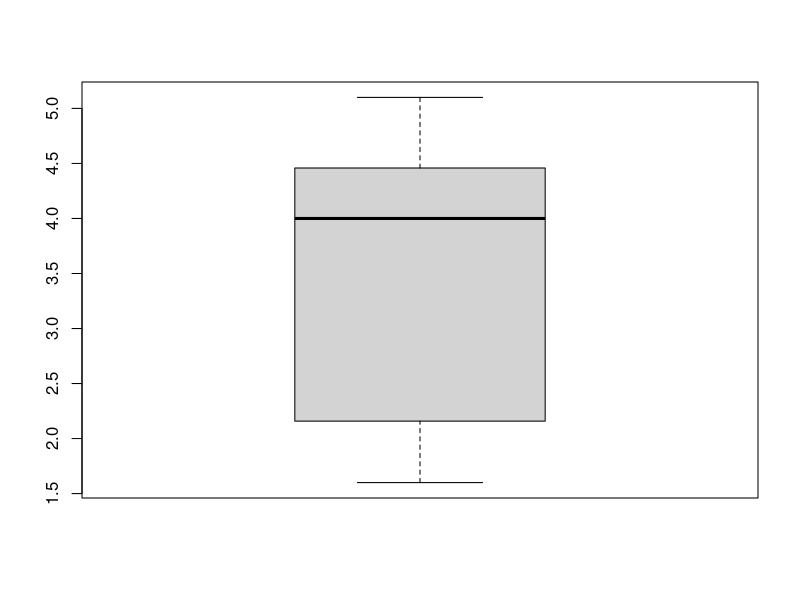
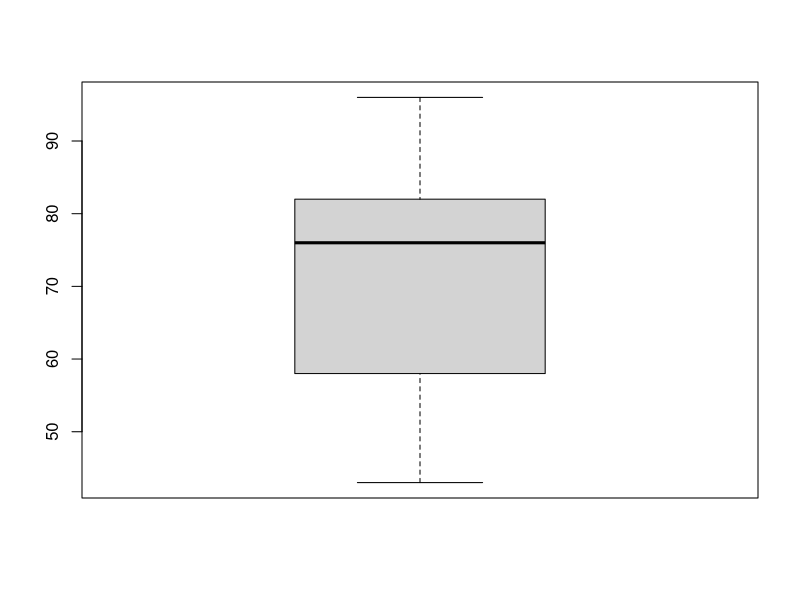
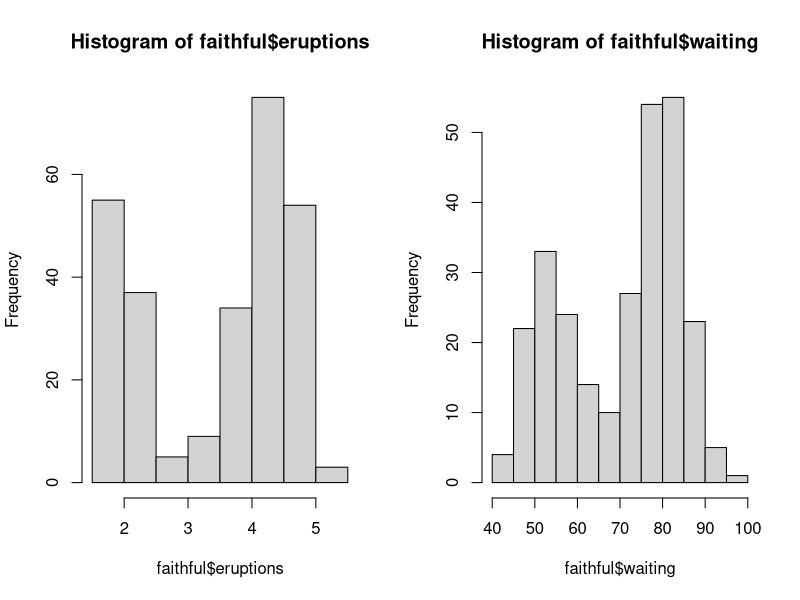
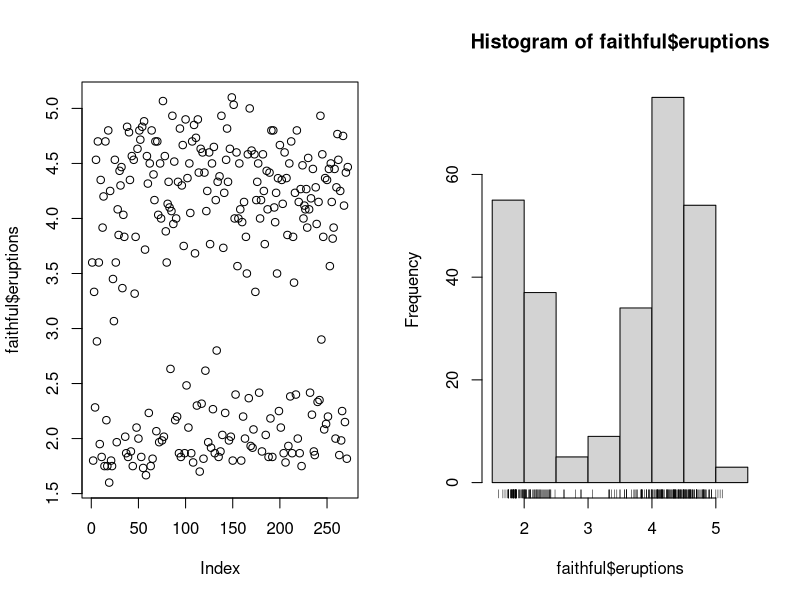
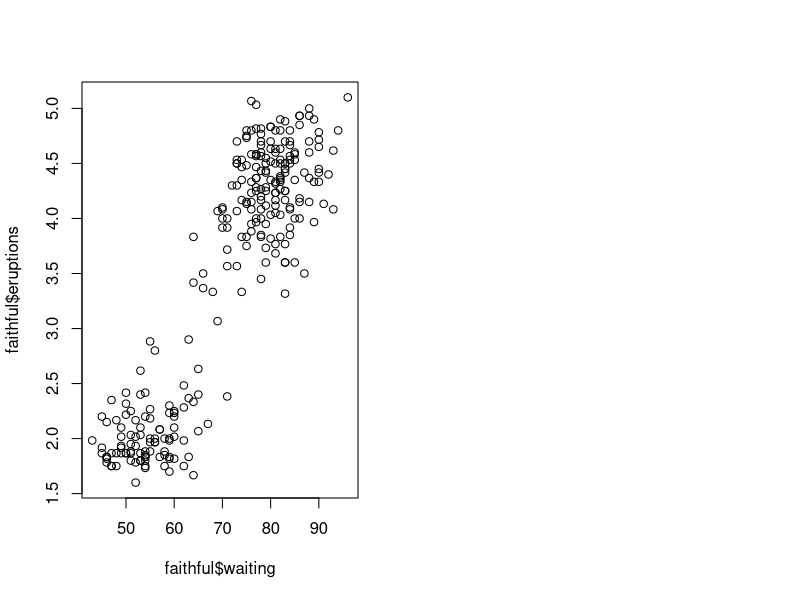
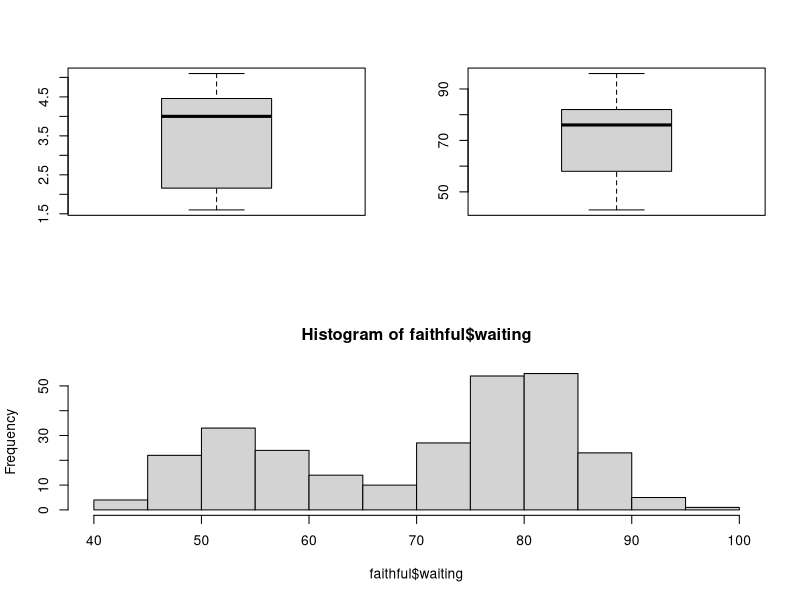

Reproduce these figures in R, in order.
## ---- chunk 1
x <- faithful
x
## ---- chunk 2
?faithful
## ---- chunk 3
min(faithful$eruptions)
min(faithful$waiting)
## ---- chunk 4
max(faithful$eruptions)
max(faithful$waiting)
## ---- chunk 5
table(faithful$eruptions)
table(faithful$waiting)
## ---- chunk 6
median(faithful$eruptions)
median(faithful$waiting)
## ---- chunk 7
mean(faithful$eruptions)
mean(faithful$waiting)
## ---- chunk 8
quantile(faithful$eruptions)
quantile(faithful$waiting)
# Si serequiere solo un cuantil (por ejemplo el 10%)
quantile(faithful$eruptions,0.10) 
# si serequiere más de un cuantil, donde c(0.10,0.45,0.99) es un vector de cuantiles a  calcular
quantile(faithful$waiting,c(0.10,0.45,0.99)) 
## ---- chunk 9
range(faithful$eruptions)
range(faithful$waiting)
## ---- chunk 10
diff(range(faithful$eruptions))
diff(range(faithful$waiting))
## ---- chunk 11
var(faithful$eruptions)
var(faithful$waiting)
## ---- chunk 12
sd(faithful$eruptions)
sd(faithful$waiting)
## ---- chunk 13
boxplot(faithful$eruptions)
boxplot(faithful$waiting)
## ---- chunk 14
par(mfcol=c(1,2))
hist(faithful$eruptions)
hist(faithful$waiting)

## ---- chunk 15
plot(faithful$eruptions)
hist(faithful$eruptions)
rug(faithful$eruptions)

## ---- chunk 16
plot(faithful$waiting,faithful$eruptions)
## ---- chunk 17
cor(faithful$eruptions,faithful$waiting)
## ---- chunk 18
matrix(c(1,1,2,3), 2, 2, byrow = TRUE)
## ---- chunk 19
layout(matrix(c(1,2,3,3), 2, 2, byrow = TRUE))
boxplot(faithful$eruptions)
boxplot(faithful$waiting)
hist(faithful$waiting)
